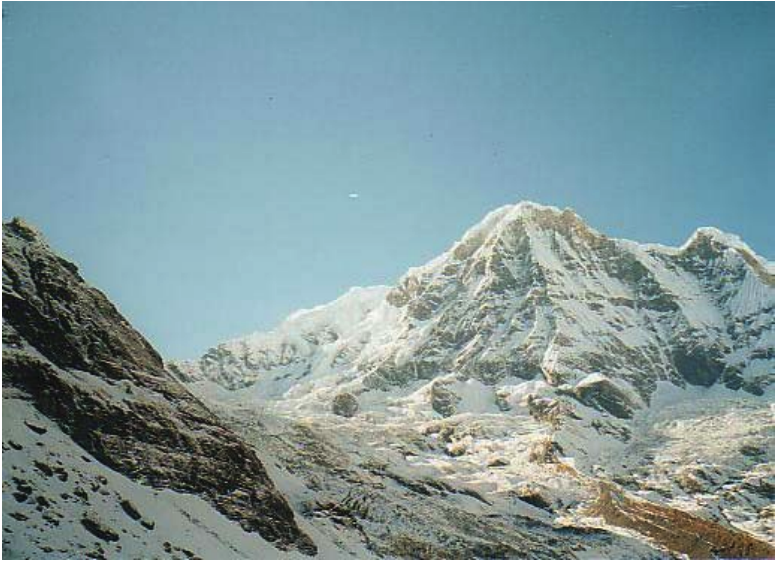
#> input picture Image-Stitching/notes/data/mountain1.png, 776 x 562 px
$ jupyter execute Image-Stitching-Note.ipynb   (older library calls are emulated)
#> lines starting #> are read from the running program, lines starting #| are printed output that depends on the picture; after the words box and inside, x2 and y2 are one past the last pixel; in counts of white or black regions, pixels touching at a corner belong together; long printed decimals are rounded
# Image Stitching

[cell 1]
import cv2
import matplotlib.pyplot as plt
import numpy as np
import pandas as pd
from scipy.spatial.distance import cdist

figsize=(10, 8)

** Read Image **

[cell 2]
bgr1 = cv2.imread('data/mountain1.png')
#> bgr1 is the input picture: shape (562, 776, 3); mean B, G, R 155.8, 152.3, 128.2
rgb1 = cv2.cvtColor(bgr1, cv2.COLOR_BGR2RGB)

bgr2 = cv2.imread('data/mountain2.png')
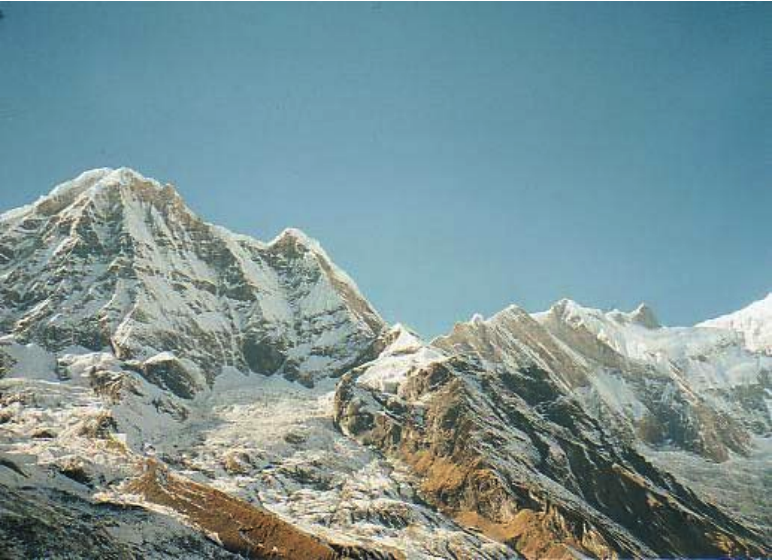
#> input picture Image-Stitching/notes/data/mountain2.png, 774 x 560 px
#> bgr2 is the input picture: shape (560, 774, 3); mean B, G, R 149.7, 147.5, 122.6
rgb2 = cv2.cvtColor(bgr2, cv2.COLOR_BGR2RGB)

## Cylinder Warping

[cell 3]
# [58 lines left out: function cylinder_warping, not called in this run]

[cell 4]
fig, ax = plt.subplots(1, 2, figsize=figsize)
ax[0].imshow(rgb1)
ax[1].imshow(rgb2)
plt.show()

[cell 5]
gray1 = cv2.cvtColor(bgr1, cv2.COLOR_RGB2GRAY).astype(np.float32)
gray2 = cv2.cvtColor(bgr2, cv2.COLOR_RGB2GRAY).astype(np.float32)
h1, w1 = gray1.shape
#> h1 = 562; w1 = 776
h2, w2 = gray2.shape
#> h2 = 560; w2 = 774

** Calculate R **

[cell 6]
def calculate_R(gray, ksize=9, S=3, k=0.04):
#> called with ksize = 9, S = 3, k = 0.04
    K = (ksize, ksize)

    gray_blur = cv2.GaussianBlur(gray, K, S)
    Iy, Ix = np.gradient(gray_blur)

    Ix2 = Ix ** 2
    Iy2 = Iy ** 2
    Ixy = Ix * Iy

    Sx2 = cv2.GaussianBlur(Ix2, K, S)
    Sy2 = cv2.GaussianBlur(Iy2, K, S)
    Sxy = cv2.GaussianBlur(Ixy, K, S)

    detM = (Sx2 * Sy2) - (Sxy ** 2)
    traceM = Sx2 + Sy2

    R = detM - k * (traceM ** 2)
    print(np.min(R), np.max(R))
#| -3654.0598 6248.1704

    return R, Ix, Iy, Ix2, Iy2

[cell 7]
R1, Ix1, Iy1, Ix21, Iy21 = calculate_R(gray1)
R2, Ix2, Iy2, Ix22, Iy22 = calculate_R(gray2)
#> call 2 of calculate_R, with ksize = 9, S = 3, k = 0.04
#> in calculate_R (call 2), `R = detM - k * (traceM ** 2)`:
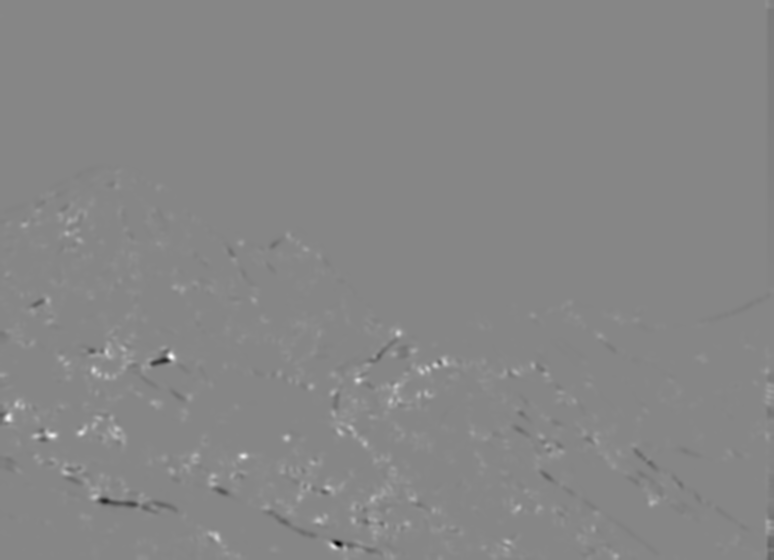
#> R: shape (560, 774) float32; min -4883.7, max 4392.6, mean 26.6; drawn with min black and max white
#| -4883.722 4392.5503

** Find Local Max of R **

[cell 8]
def local_max_R(R, thres=0.01):
#> called with thres = 0.01
    kernels = []
    for y in range(3):
        for x in range(3):
            if x == 1 and y == 1: continue
            k = np.zeros((3, 3), dtype=np.float32)
            k[1, 1] = 1
            k[y, x] = -1
            kernels.append(k)

    localMax = np.ones(R.shape, dtype=np.uint8)
    localMax[R <= np.max(R) * thres] = 0

    for k in kernels:
        d = np.sign(cv2.filter2D(R, -1, k))
        d[d < 0] = 0
        localMax &= np.uint8(d)
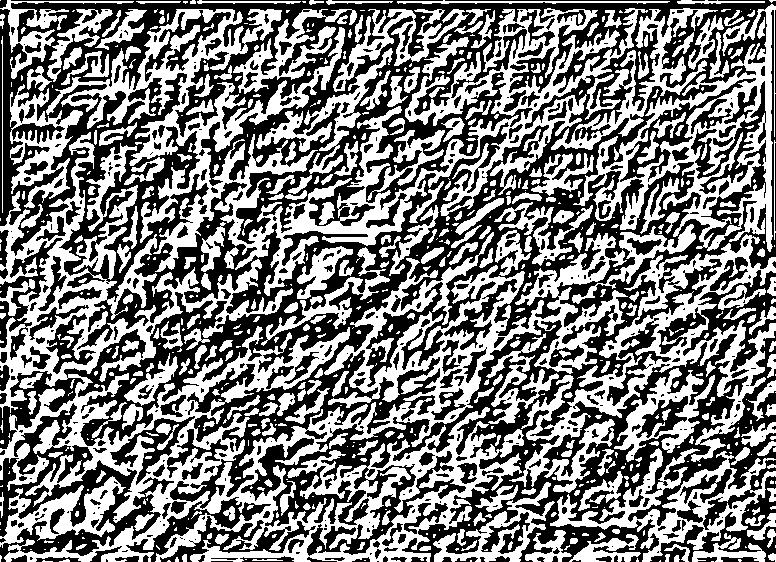
#> d: shape (562, 776) float32; values 0 (black) and 1 (white), 48.8% white; 685 white regions (364 under 20 px), largest, box (x1, y1, x2, y2) and area: (0, 132, 628, 562) 65501, (46, 8, 648, 296) 36286, (509, 234, 776, 493) 14311
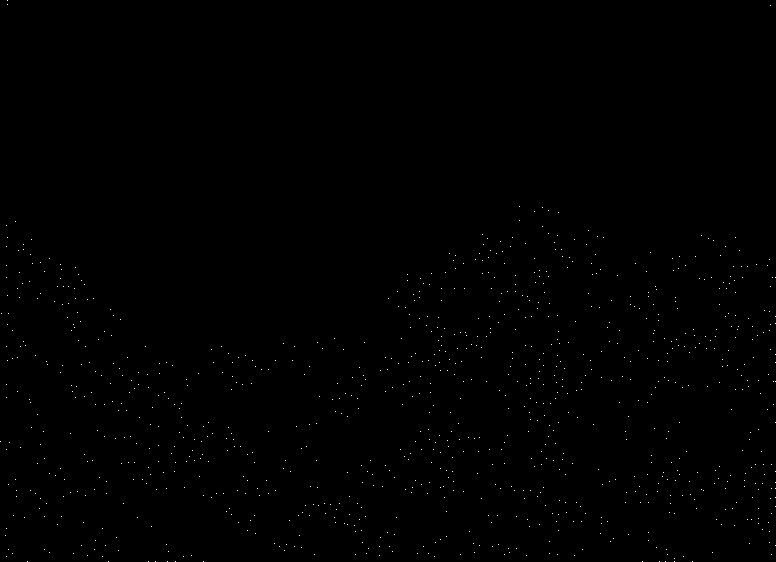
#> localMax: shape (562, 776); values 0 (black) and 1 (white), 0.23% white in thin lines or dots

    print('founded corners:', np.sum(localMax))
#| founded corners: 991
    feature_points = np.where(localMax > 0)
#> feature_points = 991 positions, rows 0 to 561, columns 0 to 775

    return feature_points[1], feature_points[0]

[cell 9]
fpx1, fpy1 = local_max_R(R1)
#> fpx1 = 991 values, max 775 at index 109, min 0 at index 592, mean 425.1; fpy1 = 991 values from 0 to 561
fpx2, fpy2 = local_max_R(R2)
#> call 2 of local_max_R, with thres = 0.01
#> after the loop in local_max_R (call 2), `for k in kernels:`:
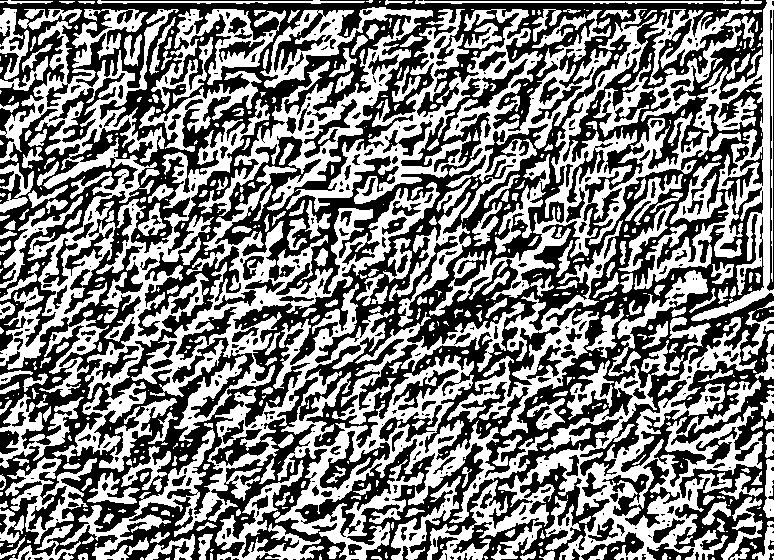
#> d: shape (560, 774) float32; values 0 (black) and 1 (white), 49% white; 638 white regions (334 under 20 px), largest, box (x1, y1, x2, y2) and area: (60, 283, 548, 560) 24463, (427, 317, 763, 560) 21130, (429, 0, 774, 321) 18064
#> after the loop in local_max_R (call 2), `for k in kernels:`:
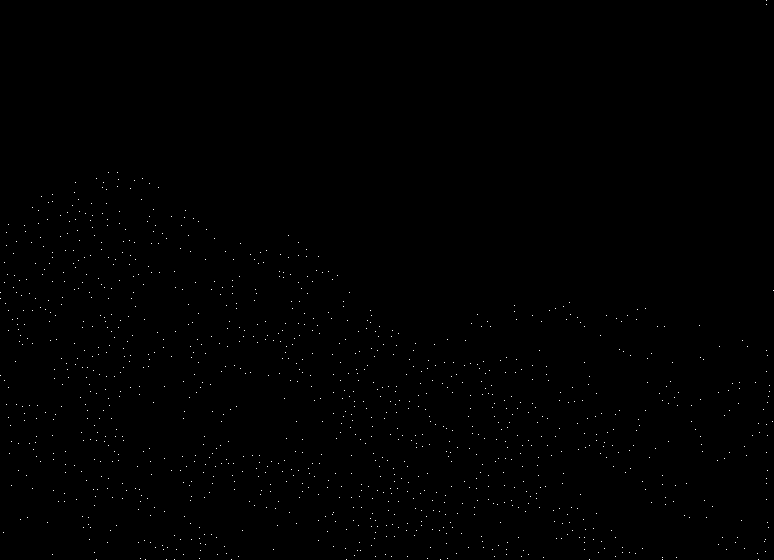
#> localMax: shape (560, 774); values 0 (black) and 1 (white), 0.27% white in thin lines or dots
#| founded corners: 1151
#> in local_max_R (call 2), `feature_points = np.where(localMax > 0)`: feature_points = 1151 positions, rows 0 to 559, columns 0 to 773
#> fpx2 = 1151 values, max 773 at index 173, min 0 at index 174, mean 326.6; fpy2 = 1151 values from 0 to 559

** Plot Feature Points **

[cell 10]
rgb_fps = np.copy(rgb1)
for y, x in zip(fpy1, fpx1):
    cv2.circle(rgb_fps, (x, y), radius=1, color=[255, 0, 0], thickness=1, lineType=1)
#> this loop made 991 passes
#> (y, x) on passes 1 to 3: (0, 7), (4, 7), (5, 770)
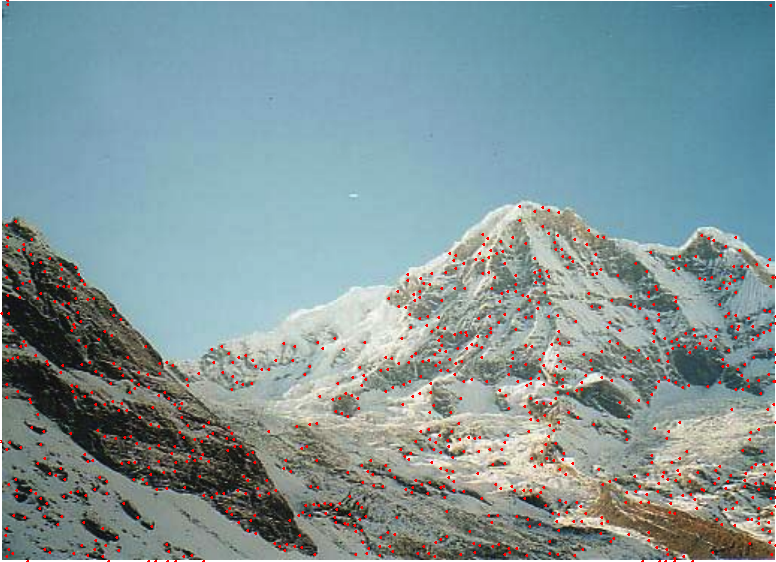
#> rgb_fps: shape (562, 776, 3); mean R, G, B 130.3, 150.4, 153.9

** Plot Arrows **

[cell 11]
rgb_arrows = np.copy(rgb1)
for y, x in zip(fpy1, fpx1):
    ex, ey = int(x + Ix1[y, x] * 3), int(y + Iy1[y, x] * 3)
    ex, ey = np.clip(ex, 0, w1), np.clip(ey, 0, h1)
    cv2.arrowedLine(rgb_arrows, (x, y), (ex, ey), (255, 255, 0), 1)
#> this loop made 991 passes
#> (y, x, ex, ey) on passes 1 to 3: (0, 7, 7, 0), (4, 7, 7, 0), (5, 770, 776, 0)
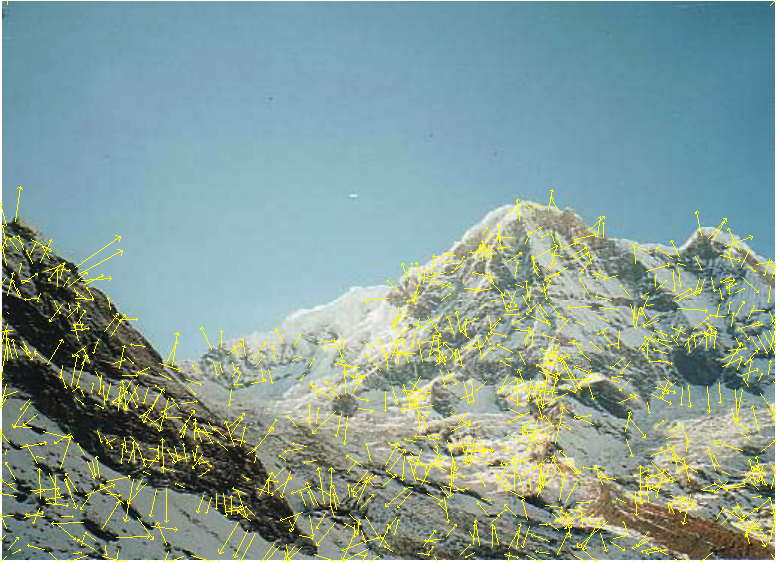
#> rgb_arrows: shape (562, 776, 3); mean R, G, B 132.8, 156.7, 149.9

** Plot Result **

[cell 12]
fig, ax = plt.subplots(2, 2, figsize=figsize)
fig.subplots_adjust(wspace=0.2, hspace=0.1)
ax[0, 0].imshow(rgb1); ax[0, 0].set_title('Original')
ax[0, 1].imshow(np.log(R1 + 1e-4), cmap='jet'); ax[0, 1].set_title('R')
ax[1, 0].imshow(rgb_fps); ax[1, 0].set_title('Feature Points')
ax[1, 1].imshow(rgb_arrows); ax[1, 1].set_title('Gradients')
plt.savefig('feature.png'); plt.show()
#> after `plt.savefig('feature.png')`:
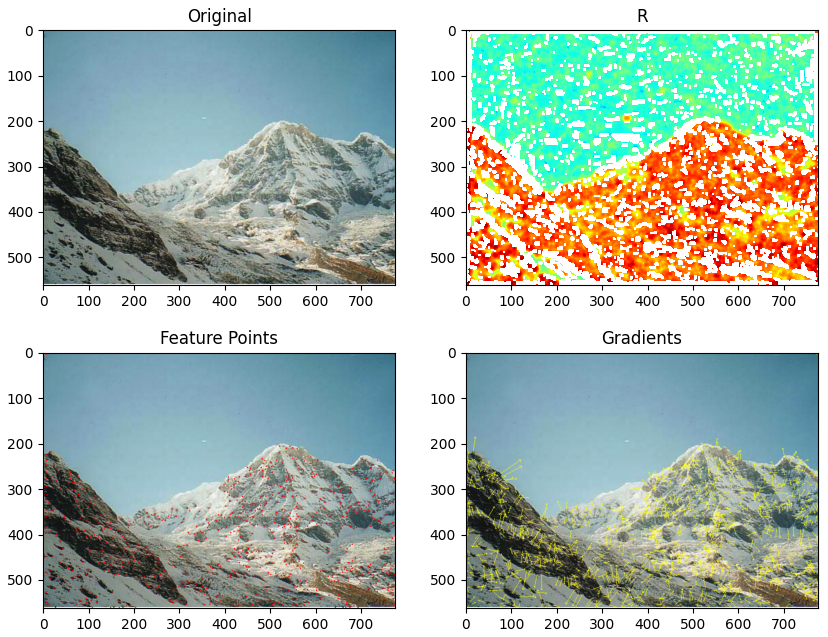
#> figure drawn by matplotlib, 4 panels

# Descriptor

## Orientation Assignment

[cell 13]
bins = 8

[cell 14]
def get_orientations(Ix, Iy, Ix2, Iy2, bins=8):
#> called with bins = 8
    M = (Ix2 + Iy2) ** (1/2)

    theta = np.arctan(Iy / (Ix + 1e-8)) * (180 / np.pi)
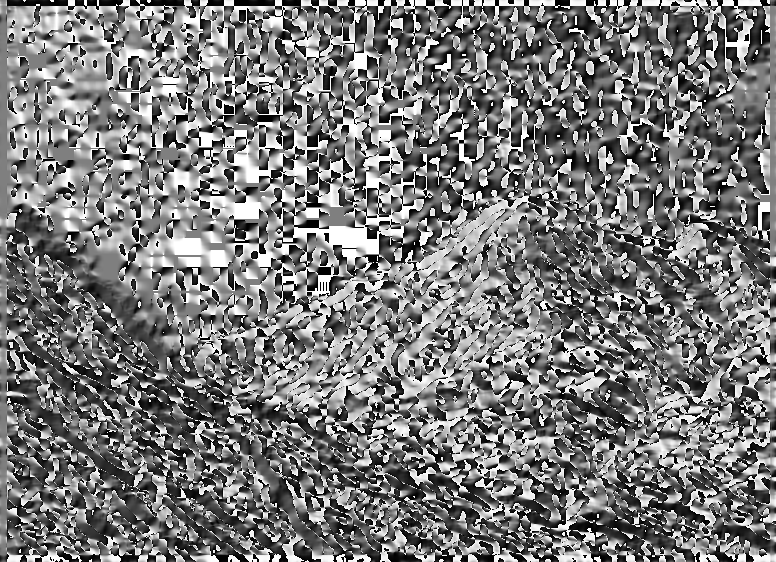
#> theta: shape (562, 776) float32; min -90, max 90, mean -4.1; drawn with min black and max white
    theta[Ix < 0] += 180
    theta = (theta + 360) % 360

    bin_size = 360. / bins
    theta_bins = (theta + (bin_size / 2)) // int(bin_size) % 8 # divide to 8 bins

    theta_one_hot = np.zeros((bins,) + Ix.shape)
    for b in range(bins):
        theta_one_hot[b][theta_bins == b] = 1
        theta_one_hot[b] *= M
        theta_one_hot[b] = cv2.GaussianBlur(theta_one_hot[b], (9, 9), 0)

    orientations = np.argmax(theta_one_hot, axis=0)

    return orientations, M, theta, theta_bins, theta_one_hot

[cell 15]
ori1, M1, t1, tb1, toh1 = get_orientations(Ix1, Iy1, Ix21, Iy21, bins)
ori2, M2, t2, tb2, toh2 = get_orientations(Ix2, Iy2, Ix22, Iy22, bins)

** Plot Orientations **

[cell 16]
fig, ax = plt.subplots(2, 2, figsize=figsize)
fig.subplots_adjust(wspace=0.2, hspace=0.1)
ax[0, 0].imshow(M1, cmap='gray'); ax[0, 0].set_title('Magnitude')
ax[0, 1].imshow(t1, cmap='jet'); ax[0, 1].set_title(r'$\theta$')
ax[1, 0].imshow(tb1, cmap='jet'); ax[1, 0].set_title(r'$\theta$ bins: ' + str(bins))
ax[1, 1].imshow(ori1, cmap='jet'); ax[1, 1].set_title('Local Weighted Orientations')
plt.savefig('orientations.png'); plt.show()

## Local Image Descriptor

[cell 17]
def get_descriptors(fpx, fpy, toh, theta):

    bins, h, w = toh.shape
#> bins = 8; h = 562; w = 776

    def get_sub_vector(fy, fx, oy, ox, tr):
        sv = []
        for b in range(bins):
            sv.append(np.sum(tr[b][fy:fy+oy, fx:fx+ox]))
        sv_n1 = [x / (np.sum(sv) + 1e-8) for x in sv]
        sv_clip = [x if x < 0.2 else 0.2 for x in sv_n1]
        sv_n2 = [x / (np.sum(sv_clip) + 1e-8) for x in sv_clip]
        return sv_n2

    def get_vector(y, x):
        # +angle in cv2 is counter-clockwise.
        # +y is down in image coordinates.
        M = cv2.getRotationMatrix2D((12, 12), theta[y, x], 1)
        if y-12 < 0 or x-12 < 0: return 0
        toh_rotated = [cv2.warpAffine(t[y-12:y+12, x-12:x+12], M, (24, 24)) for t in toh]

        vector = []
        subpatch_offsets = [4, 8, 12, 16]
        for fy in subpatch_offsets:
            for fx in subpatch_offsets:
                vector += get_sub_vector(fy, fx, 4, 4, toh_rotated)
        return vector

    descriptors = []
    for y, x in zip(fpy, fpx):
        vector = get_vector(y, x)
        if np.sum(vector) > 0:
            descriptors.append({'y': y, 'x': x, 'vector': vector})
#> this loop made 991 passes
#> (y, x) on passes 14 to 16: (233, 548), (234, 482), (235, 557)

    return descriptors

[cell 18]
des1 = get_descriptors(fpx1, fpy1, toh1, t1)
des2 = get_descriptors(fpx2, fpy2, toh2, t2)
#> the loop in get_descriptors (call 2), `for y, x in zip(fpy, fpx):` made 1151 passes
#> (y, x) on passes 1 to 3: (0, 766), (4, 766), (172, 108)

# Matching

## Exhaustive Distance Method

[cell 19]
def find_matches(des1, des2, thres=0.8):
#> called with thres = 0.7
    df1 = pd.DataFrame(des1)
    df2 = pd.DataFrame(des2)
    v1 = df1.loc[:]['vector'].tolist()
    v2 = df2.loc[:]['vector'].tolist()

    distances = cdist(v1, v2)
    sorted_index = np.argsort(distances, axis=1)

    matches = []
    for i, si in enumerate(sorted_index):
        first = distances[i, si[0]]
        second = distances[i, si[1]]
        if first / second < thres:
            matches.append([i, si[0]])

    return matches

[cell 20]
matches = find_matches(des1, des2, 0.7)
print(len(matches))
#| 189

** Plot Matching **

[cell 21]
vis = np.zeros([max(h1, h2), w1 + w2, 3], dtype=np.uint8) + 255
vis[:h1, :w1] = rgb1
vis[:h2, w1:] = rgb2

fig, ax = plt.subplots(1, 1, figsize=figsize)
ax.imshow(vis)

for (m1, m2) in matches:
    x1, y1 = des1[m1]['x'], des1[m1]['y']
    x2, y2 = des2[m2]['x'], des2[m2]['y']
    ax.plot([x1, w1 + x2], [y1, y2], marker='o', linewidth=0.5, markersize=1)
#> this loop made 189 passes
#> (m1, m2) on passes 1 to 3: (0, 1), (8, 27), (11, 25)

plt.savefig('matches.png'); plt.show()

** Plot feature points **

[cell 22]
rgb1_fp = np.copy(rgb1)
rgb2_fp = np.copy(rgb2)
for (m1, m2) in matches:
    x1, y1 = des1[m1]['x'], des1[m1]['y']
    x2, y2 = des2[m2]['x'], des2[m2]['y']
    rgb1_fp[y1-1:y1+2, x1-1:x1+2] = np.array([255, 0, 0])
    rgb2_fp[y2-1:y2+2, x2-1:x2+2] = np.array([0, 0, 255])

## RANSAC Algorithm

[cell 23]
def ransac_t(matches, des1, des2, rgb1, rgb2, n=4):
#> called with n = 4
    matches = np.array(matches)
    m1, m2 = matches[:, 0], matches[:, 1]

    df1 = pd.DataFrame(des1)
    df2 = pd.DataFrame(des2)
    P1 = np.array(df1.loc[m1][['x', 'y']])
    P2 = np.array(df2.loc[m2][['x', 'y']])

    E, Dxy = [], []
    for k in range(1000):
        samples = np.random.randint(0, len(P1), n)
        dxy = np.mean(P1[samples] - P2[samples], axis=0).astype(np.int)
        diff_xy = np.abs(P1 - (P2 + dxy))
        err = np.sum( np.sign(np.sum(diff_xy, axis=1)) )
        E.append(err); Dxy.append(dxy)

    Ei = np.argsort(E)
    best_dxy = Dxy[Ei[0]]

    print('Best dxy: {}, error: {:.4f}'.format(best_dxy, E[Ei[0]]))
#| Best dxy: [440  28], error: 187.0000
    return best_dxy

[cell 24]
def get_amap(size1, size2, dxy):
    (h1, w1), (h2, w2), (dx, dy) = size1, size2, dxy

    sx = dx if dx > 0 else w2
    sy = dy if dy > 0 else h2
    ex = w1 if dx > 0 else -dx
    ey = h1 if dy > 0 else -dy
    nx, ny = abs(sx - ex), abs(sy - ey)

    xlin = np.linspace(1, 0, nx) if dx > 0 else np.linspace(0, 1, nx)
    ylin = np.linspace(1, 0, ny) if dy > 0 else np.linspace(0, 1, ny)
    xv, yv = np.meshgrid(xlin, ylin)

    #bw = (xv + yv) / 2
    bw = xv
    bw = np.stack([bw, bw, bw], axis=2)

    if sx > ex: sx, ex = ex, sx
    if sy > ey: sy, ey = ey, sy

    return (bw, 1 - bw), (sx, sy), (ex, ey)

def merge_t(im1, im2, dxy):
    h1, w1, c = im1.shape
    h2, w2, c = im2.shape
    (bw1, bw2), (sx, sy), (ex, ey) = get_amap((h1, w1), (h2, w2), dxy)
    (dx, dy) = dxy

    h, w = max(h1, h2 + abs(dy)), max(w1, w2 + abs(dx))
    m1 = np.zeros((h, w, c), dtype=np.float32)
    m2 = np.zeros((h, w, c), dtype=np.float32)
    mw1 = np.ones((h, w, c), dtype=np.float32)
    mw2 = np.ones((h, w, c), dtype=np.float32)

    x1, y1 = -min(0, dx), -min(0, dy)
    x2, y2 = max(0, dx), max(0, dy)

    m1[y1:y1+h1, x1:x1+w1] += im1
    m2[y2:y2+h2, x2:x2+w2] += im2

    mw1[sy:ey, sx:ex] *= bw1
    mw1[m2 == 0] = 1
    mw1[m1 == 0] = 0

    mw2[sy:ey, sx:ex] *= bw2
    mw2[m1 == 0] = 1
    mw2[m2 == 0] = 0

    merged = mw1 * m1 + mw2 * m2

    return merged.astype(np.uint8)

[cell 25]
dxy = ransac_t(matches, des1, des2, rgb1, rgb2, n=4)
plt.figure(figsize=figsize)
plt.imshow(merge_t(rgb1, rgb2, dxy))
plt.savefig('ransac_t.png'); plt.show()

## RANSAC with Angles

[cell 26]
def get_angle(dx, dy):
    angle = np.arctan(dy / (dx + 1e-8)) * (180 / np.pi)
    if dx < 0: angle += 180
    angle = (angle + 360) % 360
    return angle

def ransac_rt(matches, des1, des2, rgb1, rgb2):
    matches = np.array(matches)
    m1, m2 = matches[:, 0], matches[:, 1]

    df1, df2 = pd.DataFrame(des1), pd.DataFrame(des2)
    X1, Y1 = np.array(df1.loc[m1]['x']), np.array(df1.loc[m1]['y'])
    X2, Y2 = np.array(df2.loc[m2]['x']), np.array(df2.loc[m2]['y'])

    P1 = np.array([X1, Y1]).T.reshape(1, -1, 2)
    P2 = np.array([X2, Y2]).T.reshape(1, -1, 2)

    E, content = [], []

    for i in range(1000):
        sampled_matches = np.random.randint(0, len(matches), 2)

        m1, m2 = sampled_matches

        m1_x1, m1_y1, m1_x2, m1_y2 = X1[m1], Y1[m1], X2[m1], Y2[m1]
        m2_x1, m2_y1, m2_x2, m2_y2 = X1[m2], Y1[m2], X2[m2], Y2[m2]

        dx1, dy1 = m2_x1 - m1_x1, m2_y1 - m1_y1
        dx2, dy2 = m2_x2 - m1_x2, m2_y2 - m1_y2

        a1 = get_angle(dx1, dy1)
        a2 = get_angle(dx2, dy2)

        da = a1 - a2 # im2 rotate to im1
        R = cv2.getRotationMatrix2D((m1_x2, m1_y2), -da, 1) # cv2 rotate is counter-clockwise, y down +

        P2_r = cv2.transform(P2, R)

        dx, dy = m1_x1 - m1_x2, m1_y1 - m1_y2
        P2_r[:, :, 0] += dx
        P2_r[:, :, 1] += dy

        e = np.abs(P2_r - P1)
        e = np.sum(np.sign(e[e > 1]))
        E.append(e)
        content.append([dx, dy, -da, m1_x2, m1_y2])

    E = np.array(E)
    Ei = np.argsort(E)

    bm = Ei[:10]

    print('Best matches:', bm)
#| Best matches: [997 316 293 949 563 329 724 649 448 830]
    print('Error:', E[bm])
#| Error: [275 276 276 276 277 277 278 278 278 279]

    return np.mean(np.array(content)[bm], axis=0)

[cell 27]
def merge_rt(im1, im2, dx, dy, da, x2, y2):
    dx, dy, x2, y2 = int(dx), int(dy), int(x2), int(y2)

    h1, w1, c = im1.shape
    h2, w2, c = im2.shape
    (bw1, bw2), (sx, sy), (ex, ey) = get_amap((h1, w1), (h2, w2), (dx, dy))

    h, w = max(h1, h2 + abs(dy)), max(w1, w2 + abs(dx))
    m1 = np.zeros((h, w, c), dtype=np.float32)
    m2 = np.zeros((h, w, c), dtype=np.float32)
    mw1 = np.ones((h, w, c), dtype=np.float32)
    mw2 = np.ones((h, w, c), dtype=np.float32)

    # rotate im2
    R = cv2.getRotationMatrix2D((x2, y2), da, 1)
    im2 = cv2.warpAffine(im2, R, (w2, h2))

    x1, y1 = -min(0, dx), -min(0, dy)
    x2, y2 = max(0, dx), max(0, dy)

    m1[y1:y1+h1, x1:x1+w1] += im1
    m2[y2:y2+h2, x2:x2+w2] += im2

    mw1[sy:ey, sx:ex] *= bw1
    mw1[m2 == 0] = 1
    mw1[m1 == 0] = 0
    mw2[sy:ey, sx:ex] *= bw2
    mw2[m1 == 0] = 1
    mw2[m2 == 0] = 0

    merged = mw1 * m1 + mw2 * m2

    return merged.astype(np.uint8)

[cell 28]
dx, dy, da, x2, y2 = ransac_rt(matches, des1, des2, rgb1, rgb2); print(dx, dy, da, x2, y2)
#| 411.8 22.6 -24.895 164.1 249.0
plt.figure(figsize=figsize)
plt.imshow(merge_rt(rgb1, rgb2, dx, dy, da, x2, y2))
plt.savefig('ransac_rt.png'); plt.show()
